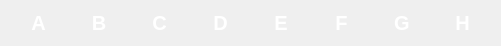
  <widget class="QWidget" name="horizontalLayoutWidget">
   <property name="geometry">
    <rect>
     <x>90</x>
     <y>30</y>
     <width>501</width>
     <height>35</height>
    </rect>
   </property>
   <layout class="QHBoxLayout" name="horizontalLayout">
    <item>
     <widget class="QLabel" name="label">
      <property name="font">
       <font>
        <pointsize>15</pointsize>
        <bold>true</bold>
       </font>
      </property>
      <property name="styleSheet">
       <string notr="true">color: white;</string>
      </property>
      <property name="text">
       <string>A</string>
      </property>
      <property name="alignment">
       <set>Qt::AlignCenter</set>
      </property>
     </widget>
    </item>
    <item>
     <widget class="QLabel" name="label_2">
      <property name="font">
       <font>
        <pointsize>15</pointsize>
        <bold>true</bold>
       </font>
      </property>
      <property name="styleSheet">
       <string notr="true">color: white;</string>
      </property>
      <property name="text">
       <string>B</string>
      </property>
      <property name="alignment">
       <set>Qt::AlignCenter</set>
      </property>
     </widget>
    </item>
    <item>
     <widget class="QLabel" name="label_3">
      <property name="font">
       <font>
        <pointsize>15</pointsize>
        <bold>true</bold>
       </font>
      </property>
      <property name="styleSheet">
       <string notr="true">color: white;</string>
      </property>
      <property name="text">
       <string>C</string>
      </property>
      <property name="alignment">
       <set>Qt::AlignCenter</set>
      </property>
     </widget>
    </item>
    <item>
     <widget class="QLabel" name="label_5">
      <property name="font">
       <font>
        <pointsize>15</pointsize>
        <bold>true</bold>
       </font>
      </property>
      <property name="styleSheet">
       <string notr="true">color: white;</string>
      </property>
      <property name="text">
       <string>D</string>
      </property>
      <property name="alignment">
       <set>Qt::AlignCenter</set>
      </property>
     </widget>
    </item>
    <item>
     <widget class="QLabel" name="label_8">
      <property name="font">
       <font>
        <pointsize>15</pointsize>
        <bold>true</bold>
       </font>
      </property>
      <property name="styleSheet">
       <string notr="true">color: white;</string>
      </property>
      <property name="text">
       <string>E</string>
      </property>
      <property name="alignment">
       <set>Qt::AlignCenter</set>
      </property>
     </widget>
    </item>
    <item>
     <widget class="QLabel" name="label_9">
      <property name="font">
       <font>
        <pointsize>15</pointsize>
        <bold>true</bold>
       </font>
      </property>
      <property name="styleSheet">
       <string notr="true">color: white;</string>
      </property>
      <property name="text">
       <string>F</string>
      </property>
      <property name="alignment">
       <set>Qt::AlignCenter</set>
      </property>
     </widget>
    </item>
    <item>
     <widget class="QLabel" name="label_7">
      <property name="font">
       <font>
        <pointsize>15</pointsize>
        <bold>true</bold>
       </font>
      </property>
      <property name="styleSheet">
       <string notr="true">color: white;</string>
      </property>
      <property name="text">
       <string>G</string>
      </property>
      <property name="alignment">
       <set>Qt::AlignCenter</set>
      </property>
     </widget>
    </item>
    <item>
     <widget class="QLabel" name="label_6">
      <property name="font">
       <font>
        <pointsize>15</pointsize>
        <bold>true</bold>
       </font>
      </property>
      <property name="styleSheet">
       <string notr="true">color: white;</string>
      </property>
      <property name="text">
       <string>H</string>
      </property>
      <property name="alignment">
       <set>Qt::AlignCenter</set>
      </property>
     </widget>
    </item>
   </layout>
  </widget>
